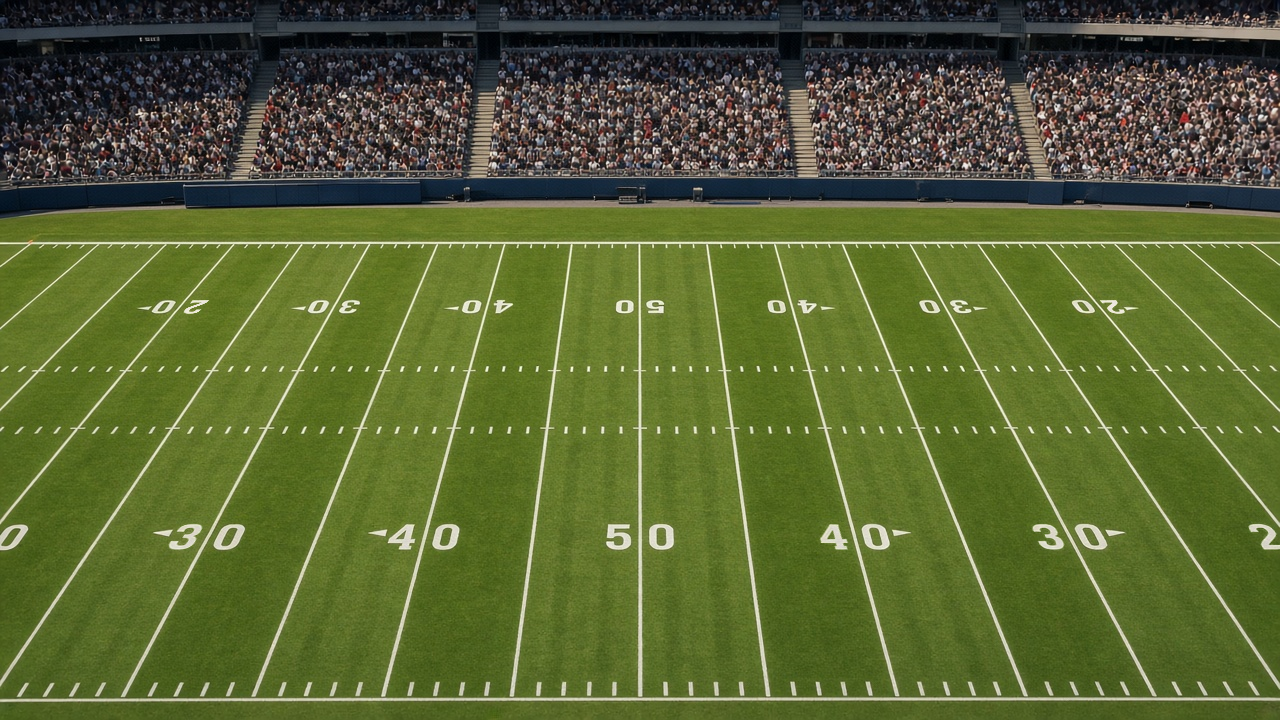
#> input picture scripts/marketing/backdrops/overlay-headon-plate.png, 1280 x 720 px
$ python compose.py frost
#> lines starting #> are read from the running program, lines starting #| are printed output that depends on the picture
#!/usr/bin/env python3
"""Composite real Sideline captures onto the game-day backdrops for site stills.

The backdrops in ./backdrops are generated rooms with no people in them. Only the
screens are replaced, and only with real captures from `npm run replay:capture`:

  frost   head-on broadcast plate + HUD             -> site/public/images/frost-hud.jpg
  hero    head-on plate + HUD, no room              -> site/public/images/hero-broadcast.jpg

The hero TV is an axis-aligned glass (no perspective warp). Both stills are built
at 2x and downscaled so the ticker stays sharp. See docs/marketing/stills.md.

Hero keeps the published room and replaces only the glass from
scripts/marketing/backdrops/tv-field-plate.png (cover-fit, dimmed 10%, preset 3).
Frost-hud is the full frame: scripts/marketing/backdrops/overlay-headon-plate.png
cover-fit, with the real overlay HUD (preset 1, far sides) on top. No room or bezel.
The frost plate is graded before the HUD: side edges darken about 40% and fade
out by 32% of the width, the stands darken about 20% down to the field wall,
and the ticker band is left alone. The plate is zoomed from the top so the near
20/30 numbers fall below the DEF row. The HUD stays on preset 1.
Swap either plate in place and rerun that still:

  python3 scripts/marketing/compose.py hero
  python3 scripts/marketing/compose.py frost
"""

from __future__ import annotations

import argparse
import subprocess
import tempfile
from pathlib import Path

import numpy as np
from PIL import Image

ROOT = Path(__file__).resolve().parents[2]
BACKDROPS = Path(__file__).resolve().parent / "backdrops"
IMAGES = ROOT / "site" / "public" / "images"
OUT_SIZE = (1600, 900)
SUPERSAMPLE = 2

Quad = list[tuple[float, float]]
Rect = tuple[int, int, int, int]

# Glass rectangles measured on the 1280x720 backdrops, just inside the bezel.
# Frost glass is already a rectangle (every column's content edge is y=114 and y=416).
FROST_GLASS: Rect = (365, 114, 916, 417)
# Tight crop so the ticker (4.2% of the glass) stays legible at 1600x900.
FROST_CROP: Rect = (318, 88, 968, 454)
# Hero glass after the picture is flattened. The generated top of this screen is a
# dark gash (about y=82-129); repair_hero_glass clones clean field over it.
HERO_GLASS: Rect = (260, 78, 740, 366)
# Laptop panel, remeasured: axis-aligned enough to resize into (the bottom edge
# slopes one pixel). Content x=830-1034, y=404-524.
HERO_LAPTOP: Rect = (830, 404, 1034, 524)
# Crop that keeps the full TV and the laptop, tighter than the full 1280x720 frame.
HERO_CROP: Rect = (180, 28, 1100, 545)

BROADCAST_DIM = 0.2
LAPTOP_DIM = 0.12
# Hero TV picture. Drop-in replacement: same filename, then `compose.py hero`.
FIELD_PLATE = BACKDROPS / "tv-field-plate.png"
FIELD_DIM = 0.10
# Head-on 50-yard broadcast. Drop-in replacement: same filename, then `compose.py frost`.
HEADON_PLATE = BACKDROPS / "overlay-headon-plate.png"
# Live overlay: preset 1 is far sides (left and right thirds). Preset 3 is lower corners.
HERO_HUD_PRESET = "3"
FROST_HUD_PRESET = "1"
# Frost plate grade only. The HUD is composited after this, still on preset 1.
# Edges: 40% darker, smooth to 0 by 32% of the width (the center 50 stays bright).
FROST_EDGE_DARK = 0.40
FROST_EDGE_REACH = 0.32
# Stands: 20% darker at the top, smooth to 0 at the field wall.
FROST_STAND_DARK = 0.20
# Preset 1 ticker (overlayLayout.ts). Plate pixels in this band are not graded.
FROST_TICKER_TOP = 0.958
# Near 20/30 glyphs on overlay-headon-plate.png start at about y=521/720 (72.4%).
# Preset 1's DEF row ends at 81.2%. A 5% center zoom only slides that band to
# ~74%, still through the row. Zooming 13% from the top drops it to ~82%.
FROST_PLATE_SCALE = 1.13
FROST_PLATE_ANCHOR_Y = 0.0


# [113 lines left out: functions perspective_coeffs, repair_frost_bezel, repair_hero_glass, dim_glass, paste_flat, scaled_rect and 1 more, not called in this run]


def frost(hud: Path) -> Image.Image:
    room = repair_frost_bezel(Image.open(BACKDROPS / "gameday-tv.png"))
    return render(room, FROST_CROP, FROST_GLASS, Image.open(hud), None)


def hero(hud: Path, board: Path) -> Image.Image:
    room = repair_hero_glass(Image.open(BACKDROPS / "gameday-dual.png"))
    return render(room, HERO_CROP, HERO_GLASS, Image.open(hud), (HERO_LAPTOP, Image.open(board)))


# [23 lines left out: functions supersampled_hero_glass, output_hero_glass, cover, not called in this run]


def cover_anchored(
    image: Image.Image, size: tuple[int, int], scale: float, anchor_y: float
) -> Image.Image:
    """Cover-fit, then zoom by `scale` and crop.

    Horizontal crop stays centered. `anchor_y` places the vertical crop in the
    leftover strip (0 keeps the top, so lower field markings move down).
    """
    tw, th = size
    sw, sh = image.size
    fit = max(tw / sw, th / sh) * scale
    resized = image.resize((max(tw, round(sw * fit)), max(th, round(sh * fit))), Image.LANCZOS)
    left = max(0, (resized.width - tw) // 2)
    slack = max(0, resized.height - th)
    top = min(slack, max(0, int(round(slack * anchor_y))))
    return resized.crop((left, top, left + tw, top + th))


def _smoothstep(t: np.ndarray) -> np.ndarray:
    x = np.clip(t, 0.0, 1.0)
    return x * x * (3.0 - 2.0 * x)


def field_wall_fraction(rgb: np.ndarray) -> float:
    """Where the stands give way to the field, as a fraction of frame height."""
    height, width = rgb.shape[:2]
    x0, x1 = int(width * 0.40), int(width * 0.60)
    sl = rgb[:, x0:x1].astype(np.float32)
    green = sl[:, :, 1].mean(axis=1)
    blue = sl[:, :, 2].mean(axis=1)
    rows = np.arange(height)
    # The field reads yellow-green (green only a little above red) against a blue wall.
    hit = np.where(
        (rows >= int(height * 0.12))
        & (rows < int(height * 0.55))
        & (green > blue + 40)
        & (green > 90)
    )[0]
    if hit.size == 0:
        return 0.30
    return float(hit[0] / height)


def grade_frost_plate(field: Image.Image) -> Image.Image:
    """Darken the side edges and the stands. Leave the ticker band untouched."""
    original = np.array(field.convert("RGB"))
    rgb = original.astype(np.float32)
    height, width = rgb.shape[:2]
    wall = field_wall_fraction(original)
    ys = (np.arange(height) + 0.5) / height
    xs = (np.arange(width) + 0.5) / width
    edge = np.maximum(
        1.0 - _smoothstep(xs / FROST_EDGE_REACH),
        1.0 - _smoothstep((1.0 - xs) / FROST_EDGE_REACH),
    )
    # Ease the side shade out just above the ticker so the strip stays at the
    # plate's own brightness and the join is not a hard line.
    above_ticker = 1.0 - _smoothstep((ys - (FROST_TICKER_TOP - 0.02)) / 0.02)
    edge_amt = (FROST_EDGE_DARK * edge)[None, :] * above_ticker[:, None]
    stand = 1.0 - _smoothstep(ys / wall)
    stand_amt = (FROST_STAND_DARK * stand)[:, None]
    factor = (1.0 - edge_amt) * (1.0 - stand_amt)
    rgb *= factor[:, :, None]
    graded = np.clip(np.rint(rgb), 0, 255).astype(np.uint8)
    graded[ys >= FROST_TICKER_TOP] = original[ys >= FROST_TICKER_TOP]
    return Image.fromarray(graded, "RGB")


def render_overlay_hud(out: Path, preset: str) -> None:
    """Capture a Studio preset from the real overlay (render-hero-hud.mjs + hud-shot.mjs)."""
    script = Path(__file__).resolve().parent / "render-hero-hud.mjs"
    subprocess.run(["node", str(script), str(out), preset], cwd=ROOT, check=True)


def render_hero_hud(out: Path) -> None:
    render_overlay_hud(out, HERO_HUD_PRESET)


def broadcast_field(plate_path: Path, hud_path: Path) -> Image.Image:
    """Full-bleed plate with the HUD placed flat. No TV, room, or bezel.

    Cover-fit at 2x, grade the plate, composite the transparent overlay with
    Lanczos, then downscale to 1600x900 so the ticker stays sharp. The HUD is
    not moved off preset 1.
    """
    if not plate_path.is_file():
        raise SystemExit(f"missing field plate: {plate_path}")
    work = (OUT_SIZE[0] * SUPERSAMPLE, OUT_SIZE[1] * SUPERSAMPLE)
    placed = cover_anchored(
        Image.open(plate_path).convert("RGB"),
        work,
        FROST_PLATE_SCALE,
        FROST_PLATE_ANCHOR_Y,
    )
    field = grade_frost_plate(placed).convert("RGBA")
    paste_flat(field, Image.open(hud_path), (0, 0, work[0], work[1]))
    return field.resize(OUT_SIZE, Image.LANCZOS).convert("RGB")


# [33 lines left out: function hero_field, not called in this run]


def main() -> None:
    parser = argparse.ArgumentParser(description=__doc__, formatter_class=argparse.RawDescriptionHelpFormatter)
    parser.add_argument("shot", choices=["frost", "hero"])
    parser.add_argument("--hud", type=Path, help="transparent 1920x1080 HUD render (hud-shot.mjs). Rendered from the overlay when omitted.")
    parser.add_argument("--plate", type=Path, help="field plate (default depends on the shot)")
    parser.add_argument("--base", type=Path, help="published hero to keep outside the glass (default site hero)")
    parser.add_argument("--out", type=Path)
    args = parser.parse_args()
    if args.shot == "frost":
        plate = args.plate or HEADON_PLATE
        if args.hud:
            image = broadcast_field(plate, args.hud)
        else:
            with tempfile.TemporaryDirectory() as tmp:
                hud = Path(tmp) / "hud.png"
                render_overlay_hud(hud, FROST_HUD_PRESET)
                image = broadcast_field(plate, hud)
#> in cover_anchored, `tw, th = size`: tw = 3200; th = 1800
#> in cover_anchored, `fit = max(tw / sw, th / sh) * scale`: fit = 2.82
#> in cover_anchored, `left = max(0, (resized.width - tw) // 2)`: left = 208
#> in cover_anchored, `slack = max(0, resized.height - th)`: slack = 234
#> in cover_anchored, `top = min(slack, max(0, int(round(slack * anchor_y))))`: top = 0
#> in cover_anchored, `return resized.crop((left, top, left + tw, top + th))`:
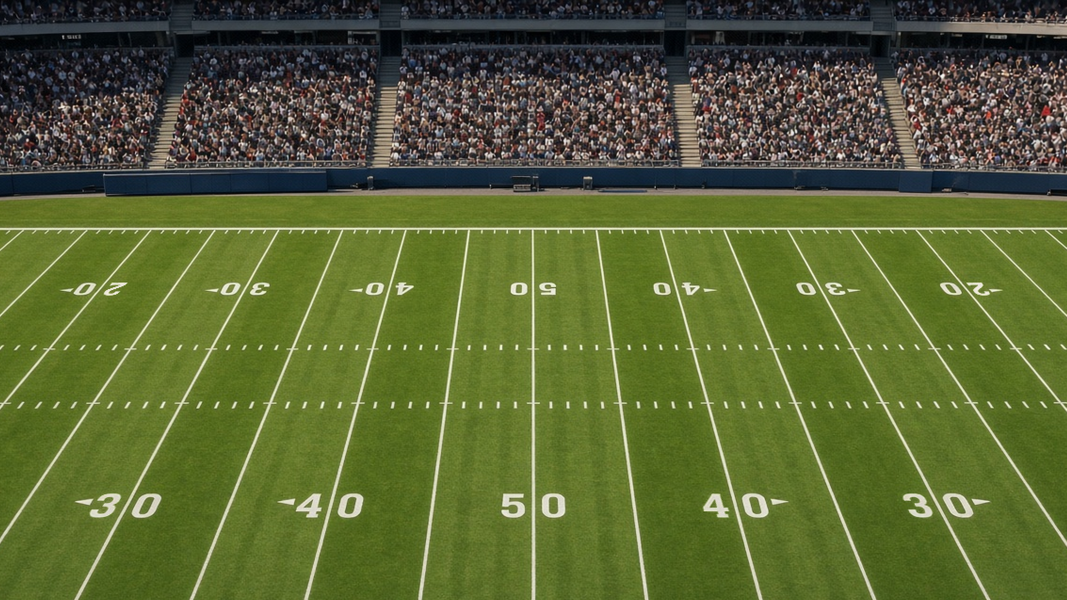
#> returned value: PIL image 3200x1800 RGB (shown at 1/3 size); mean R, G, B 88.8, 100.4, 52
#> in field_wall_fraction, `sl = rgb[:, x0:x1].astype(np.float32)`:
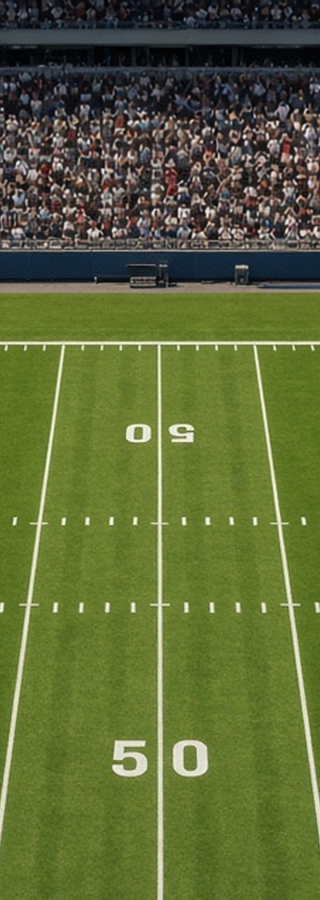
#> sl: shape (1800, 640, 3) float32 (shown at 1/2 size); mean R, G, B 92.5, 104, 55.1
#> in field_wall_fraction, `green = sl[:, :, 1].mean(axis=1)`: green = 1800 values, max 248.4 at index 686, min 6.49 at index 107, mean 104
#> in field_wall_fraction, `blue = sl[:, :, 2].mean(axis=1)`: blue = 1800 values, max 213.7 at index 686, min 9.12 at index 108, mean 55.13
#> in field_wall_fraction, `hit = np.where( (rows >= int(height * 0.12)) & (rows < int(height * 0...`: hit = 402 values from 585 to 989
#> in grade_frost_plate, `wall = field_wall_fraction(original)`: wall = 0.325
#> in grade_frost_plate, `stand = 1.0 - _smoothstep(ys / wall)`: stand = 1800 values, max 1 at index 0, min 0 at index 585, mean 0.163
#> in grade_frost_plate, `stand_amt = (FROST_STAND_DARK * stand)[:, None]`: stand_amt = 1800 values, max 0.2 at index 0, min 0 at index 585, mean 0.0325
#> in grade_frost_plate, `factor = (1.0 - edge_amt) * (1.0 - stand_amt)`:
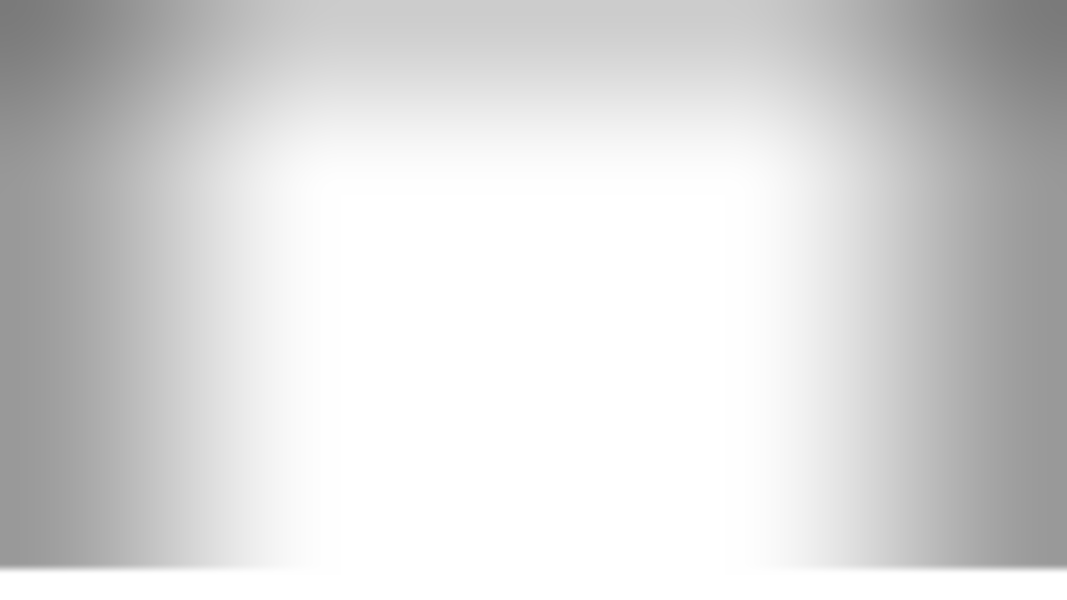
#> factor: shape (1800, 3200) float64 (shown at 1/3 size); min 0.48, max 1, mean 0.85
#> in grade_frost_plate, `rgb *= factor[:, :, None]`:
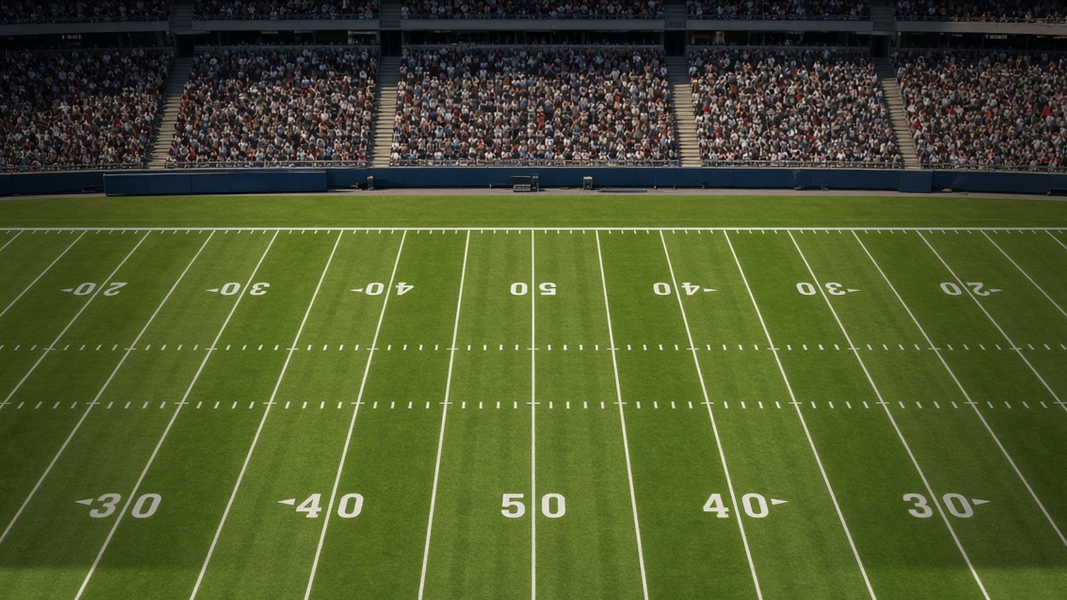
#> rgb: shape (1800, 3200, 3) float32 (shown at 1/3 size); mean R, G, B 77, 87.1, 44.4
        out = args.out or IMAGES / "frost-hud.jpg"
    else:
        plate = args.plate or HEADON_PLATE
        if args.hud:
            image = broadcast_field(plate, args.hud)
        else:
            with tempfile.TemporaryDirectory() as tmp:
                hud = Path(tmp) / "hud.png"
                render_overlay_hud(hud, HERO_HUD_PRESET)
                image = broadcast_field(plate, hud)
        out = args.out or IMAGES / "hero-broadcast.jpg"
    image.convert("RGB").save(out, quality=90, optimize=True, progressive=True)
    print(f"wrote {out} {image.size}")


if __name__ == "__main__":
#> (the run stopped early here; a loop or call above may not have finished)

$ run again, with src/renderer/assets/studio-plate.jpg saved as scripts/marketing/backdrops/overlay-headon-plate.png
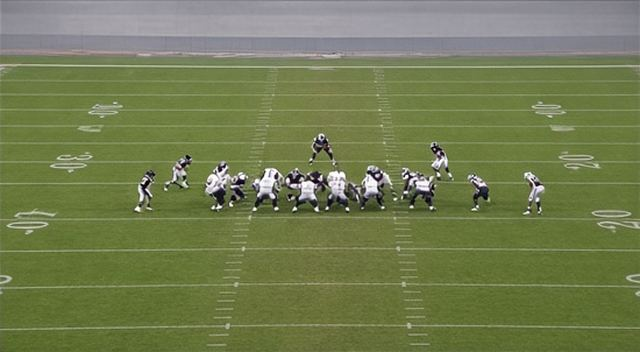
#> input picture src/renderer/assets/studio-plate.jpg, 640 x 352 px
#> tw = 3200; th = 1800
#> fit = 5.78
#> left = 249
#> slack = 234
#> top = 0
#> in field_wall_fraction, `sl = rgb[:, x0:x1].astype(np.float32)`:
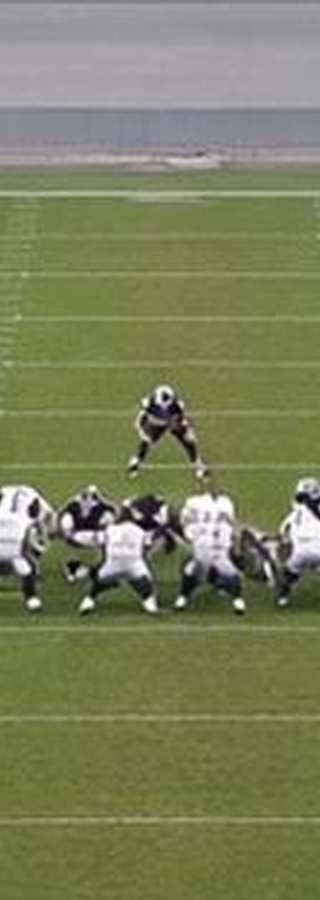
#> sl: shape (1800, 640, 3) float32 (shown at 1/2 size); mean R, G, B 122.7, 127.8, 92.4
#> green = 1800 values, max 182 at index 387, min 65.62 at index 1173, mean 127.9
#> blue = 1800 values, max 176.6 at index 208, min 42.38 at index 1224, mean 92.42
#> hit = 582 values from 400 to 981
#> wall = 0.222
#> stand = 1800 values, max 1 at index 0, min 0 at index 400, mean 0.111
#> stand_amt = 1800 values, max 0.2 at index 0, min 0 at index 400, mean 0.0222
#> in grade_frost_plate, `rgb *= factor[:, :, None]`:
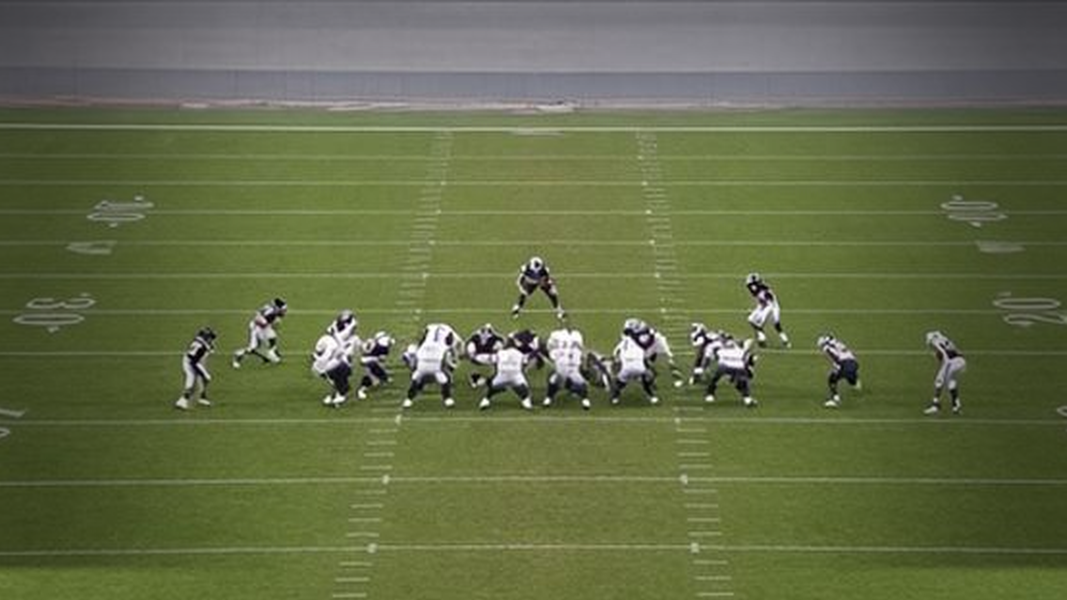
#> rgb: shape (1800, 3200, 3) float32 (shown at 1/3 size); mean R, G, B 100.6, 110.1, 72.5
